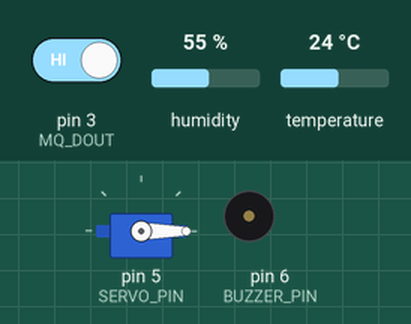
Simulated run of this sketch. Board: Arduino Uno, built with avr-gcc and run on an emulated ATmega328P. On the bench: servo, buzzer (waves = sounding, pin HIGH). The test bench sets the inputs (shaded band); at power-on: pin 3 (MQ_DOUT) HIGH, temperature 24 °C, humidity 55 %. What the sketch prints to the serial monitor is not drawn.

Above: at 2.8 s.
2.9 s: pin 3 (MQ_DOUT) driven LOW
At 5.2 s:
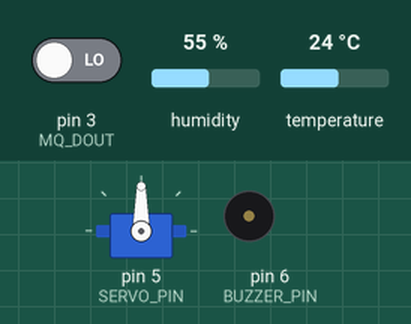
5.6 s: temperature set to 39 °C
8.3 s: temperature set to 42 °C
At 11.3 s:
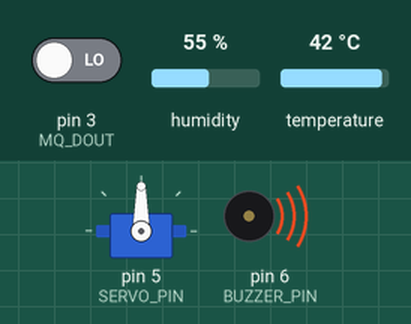
11.6 s: pin 3 (MQ_DOUT) driven HIGH
At 12.7 s:
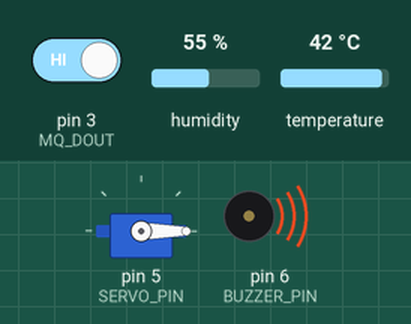
14.3 s: temperature set to 12 °C
At 17.4 s:
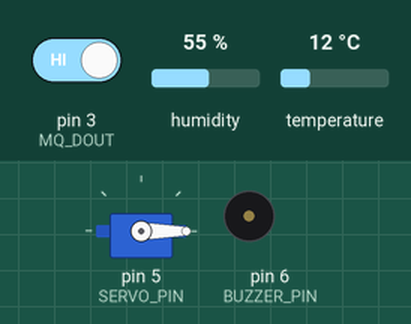
17.7 s: temperature set to 41 °C
At 18.8 s:
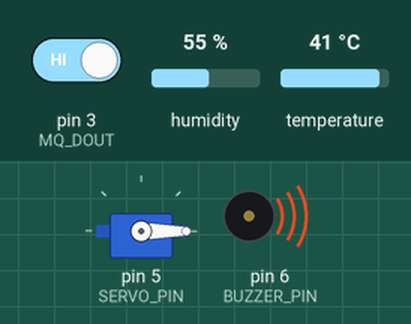
Timing chart, 0 to 20.7 s (numbered marks = the images above; inputs shaded):
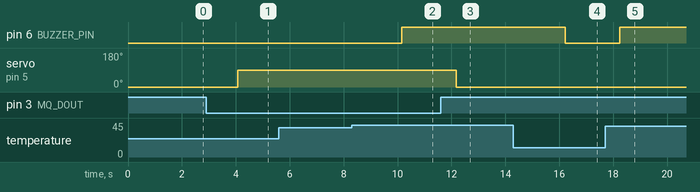

Measured:
- the behaviour switches between 40 and 41 °C on temperature (found by bisection; images 1 and 2)
- after the input at 2.9 s, servo on pin 5 (SERVO_PIN): 0° → 90° after 1.2 s
- after the input at 5.6 s, every drawn part: stays the same
- after the input at 8.3 s, pin 6 (BUZZER_PIN): LOW → HIGH after 1.8 s
- after the input at 11.6 s, servo on pin 5 (SERVO_PIN): 90° → 0° after 0.57 s
- after the input at 14.3 s, pin 6 (BUZZER_PIN): HIGH → LOW after 1.9 s
- after the input at 17.7 s, pin 6 (BUZZER_PIN): LOW → HIGH after 0.55 s

The sketch:

nhietdokhiga.ino
```cpp
#include <DHT.h>
#include <Servo.h>

#define DHTPIN 2          // Chân DHT11
#define DHTTYPE DHT11
#define MQ_DOUT 3         // Chân DOUT của cảm biến khí gas (Digital)
#define SERVO_PIN 5       // Chân điều khiển Servo
#define BUTTON_PIN 4      // Chân nút nhấn
#define BUZZER_PIN 6      // Chân còi cảnh báo

DHT dht(DHTPIN, DHTTYPE);
Servo myServo;

void setup() {
    Serial.begin(9600);
    dht.begin();
    myServo.attach(SERVO_PIN);
    myServo.write(0);  // Servo bắt đầu ở góc 0 độ
    pinMode(MQ_DOUT, INPUT);  // Đọc tín hiệu digital từ cảm biến khí gas
    pinMode(BUZZER_PIN, OUTPUT);  // Thiết lập chân còi là đầu ra
}

void loop() {
    // Đọc dữ liệu cảm biến
    float temp = dht.readTemperature();
    float hum = dht.readHumidity();
    int gasState = digitalRead(MQ_DOUT); // Đọc trạng thái DOUT (0 hoặc 1)

    Serial.print("Nhiệt độ: "); Serial.print(temp);
    Serial.print("C, Độ ẩm: "); Serial.print(hum);
    Serial.print("%, Khí Gas: "); Serial.println(gasState == LOW ? "Có khí ga" : "Không có");

    // Khi có khí gas (DOUT = LOW, đèn xanh sáng), quay servo
    if (gasState == LOW) {
        myServo.write(90);
    } else {
        myServo.write(0);  // Khi không có khí gas, quay về 0 độ
    }

    // Cảnh báo khi nhiệt độ vượt quá 40 độ C
    if (temp > 40) {
        digitalWrite(BUZZER_PIN, HIGH);  // Bật còi cảnh báo
    } else {
        digitalWrite(BUZZER_PIN, LOW);   // Tắt còi cảnh báo
    }

    delay(2000); // Chờ một chút trước khi đọc lại
}
```
